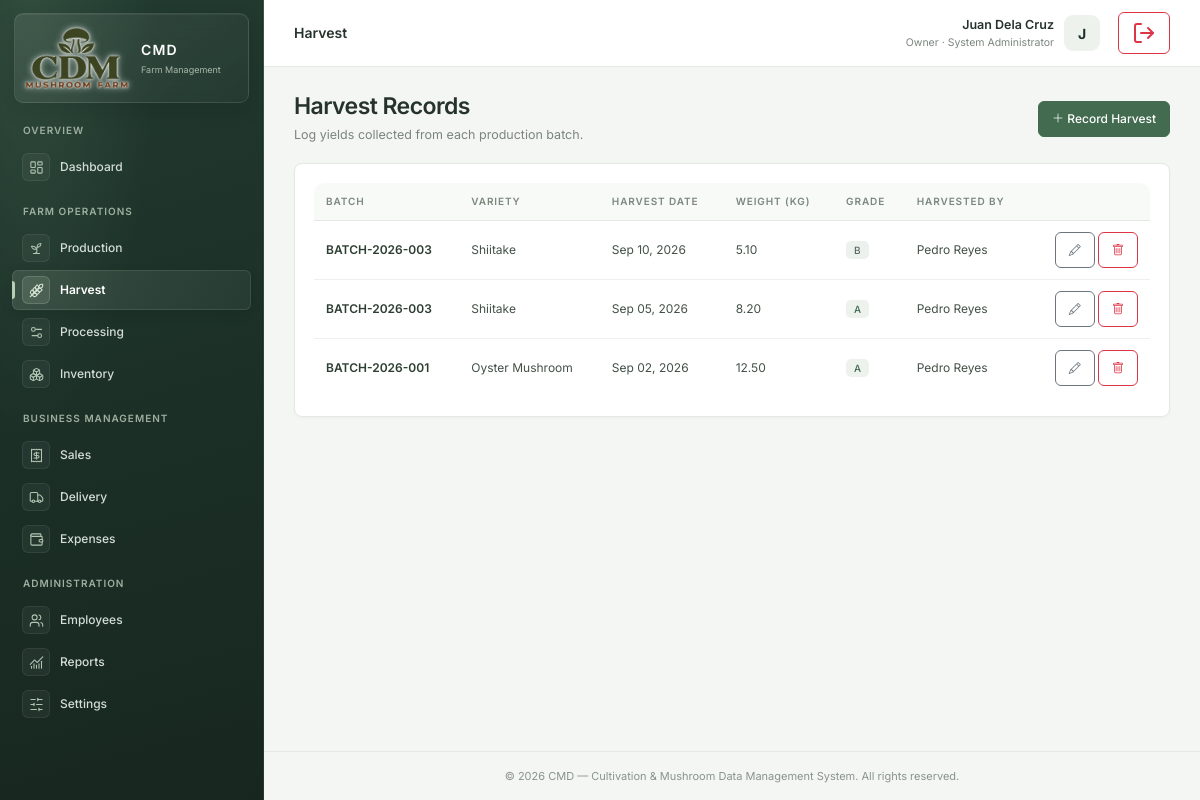
The page /harvest (signed in) on the database its author committed.
### tables this page shows
CREATE TABLE harvest (
    harvest_id      INT AUTO_INCREMENT PRIMARY KEY,
    production_id   INT NOT NULL,
    harvest_date    DATE NOT NULL,
    weight_kg       DECIMAL(10,2) NOT NULL DEFAULT 0,
    grade           ENUM('A','B','C','Reject') NOT NULL DEFAULT 'A',
    harvested_by    INT,
    notes           TEXT,
    created_at      TIMESTAMP DEFAULT CURRENT_TIMESTAMP,
    FOREIGN KEY (production_id) REFERENCES production(production_id) ON DELETE CASCADE,
    FOREIGN KEY (harvested_by) REFERENCES employees(employee_id) ON DELETE SET NULL
);

CREATE TABLE production (
    production_id       INT AUTO_INCREMENT PRIMARY KEY,
    batch_code           VARCHAR(30) NOT NULL UNIQUE,
    mushroom_variety      VARCHAR(50) NOT NULL DEFAULT 'Oyster Mushroom',
    substrate_type        VARCHAR(50),
    bag_quantity           INT NOT NULL DEFAULT 0,
    inoculation_date       DATE NOT NULL,
    expected_harvest_date  DATE,
    growing_location        VARCHAR(100),
    responsible_employee_id INT,
    status                 ENUM('Incubation','Fruiting','Harvesting','Completed','Failed') NOT NULL DEFAULT 'Incubation',
    notes                   TEXT,
    created_at              TIMESTAMP DEFAULT CURRENT_TIMESTAMP,
    updated_at              TIMESTAMP DEFAULT CURRENT_TIMESTAMP ON UPDATE CURRENT_TIMESTAMP,
    FOREIGN KEY (responsible_employee_id) REFERENCES employees(employee_id) ON DELETE SET NULL
);

### app/core/Controller.php (called while the page is built, shortened)
<?php
class Controller
{
    protected function model(string $model)
    {
        return new $model();
    }
    protected function view(string $view, array $data = [])
    {
        extract($data);
        $viewFile = APP_PATH . '/views/' . $view . '.php';
        require APP_PATH . '/views/layouts/header.php';
        require APP_PATH . '/views/layouts/sidebar.php';
        require $viewFile;
        require APP_PATH . '/views/layouts/footer.php';
    }
}

### app/controllers/HarvestController.php (called while the page is built, shortened)
<?php
class HarvestController extends Controller
{
    public function index()
    {
        $data = [
            'pageTitle' => 'Harvest',
            'harvests'  => $this->model('Harvest')->allWithDetails(),
            'batches'   => $this->model('Production')->activeForDropdown(),
            'employees' => $this->model('Employee')->activeEmployees(),
        ];
        $this->view('harvest/index', $data);
    }
}

### app/core/App.php (called while the page is built, shortened)
<?php
class App
{
    protected string $action     = 'index';
    public function __construct()
    {
        $url = $this->parseUrl();
        if (!empty($url[0])) {
            $controllerName = ucfirst(strtolower($url[0])) . 'Controller';
            $controllerFile = APP_PATH . '/controllers/' . $controllerName . '.php';
            if (file_exists($controllerFile)) {
                unset($url[0]);
            }
        }
        $this->controller = new $this->controller();
        $this->params = $url ? array_values($url) : [];
        call_user_func_array([$this->controller, $this->action], $this->params);
    }
    private function parseUrl(): array
    {
        if (isset($_GET['url'])) {
            $url = rtrim($_GET['url'], '/');
            $url = filter_var($url, FILTER_SANITIZE_URL);
            return explode('/', $url);
        }
        return [];
    }
}

### public/index.php (called while the page is built, shortened)
<?php
require_once CONFIG_PATH . '/database.php';
require_once APP_PATH . '/helpers.php';
require_once APP_PATH . '/core/Model.php';
require_once APP_PATH . '/core/Controller.php';
require_once APP_PATH . '/core/App.php';
new App();

### app/core/Model.php (called while the page is built, shortened)
<?php
class Model
{
    protected PDO $db;
    public function __construct()
    {
        $this->db = Database::getConnection();
    }
    protected function query(string $sql, array $params = []): array
    {
        $stmt = $this->db->prepare($sql);
        $stmt->execute($params);
        return $stmt->fetchAll();
    }
}

### config/database.php (called while the page is built)
<?php
class Database
{
    private static ?PDO $instance = null;
    private static string $host    = 'localhost';
    private static string $dbname  = 'mushroom_db';
    private static string $user    = 'root';
    private static string $pass    = '';
    private static string $charset = 'utf8mb4';
    public static function getConnection(): PDO
    {
        if (self::$instance === null) {
            $dsn = 'mysql:host=' . self::$host . ';dbname=' . self::$dbname . ';charset=' . self::$charset;
            $options = [
                PDO::ATTR_ERRMODE            => PDO::ERRMODE_EXCEPTION,
                PDO::ATTR_DEFAULT_FETCH_MODE => PDO::FETCH_ASSOC,
                PDO::ATTR_EMULATE_PREPARES   => false,
            ];
            try {
                self::$instance = new PDO($dsn, self::$user, self::$pass, $options);
            } catch (PDOException $e) {
                die('Database connection failed: ' . $e->getMessage());
            }
        }
        return self::$instance;
    }
}

### app/models/Harvest.php (called while the page is built, shortened)
<?php
class Harvest extends Model
{
    public function allWithDetails(): array
    {
        return $this->query(
            "SELECT h.*, p.batch_code, p.mushroom_variety, CONCAT(e.first_name,' ',e.last_name) AS harvester_name
             FROM harvest h
             JOIN production p ON p.production_id = h.production_id
             LEFT JOIN employees e ON e.employee_id = h.harvested_by
             ORDER BY h.harvest_date DESC, h.harvest_id DESC"
        );
    }
}

### app/views/harvest/index.php (the view, shortened to what this page needs)
<div class="page-header">
    <div>
        <h3>Harvest Records</h3>
        <p>Log yields collected from each production batch.</p>
    </div>
    <button class="btn btn-success" data-bs-toggle="modal" data-bs-target="#addModal"><i class="bi bi-plus-lg"></i> Record Harvest</button>
</div>
<div class="card-panel">
    <div class="table-responsive">
        <table class="table table-hover align-middle">
            <thead><tr><th>Batch</th><th>Variety</th><th>Harvest Date</th><th>Weight (kg)</th><th>Grade</th><th>Harvested By</th><th></th></tr></thead>
            <tbody>
            <?php foreach ($harvests as $h): ?>
                <tr>
                    <td class="fw-semibold"><?= e($h['batch_code']) ?></td>
                    <td><?= e($h['mushroom_variety']) ?></td>
                    <td><?= niceDate($h['harvest_date']) ?></td>
                    <td><?= number_format($h['weight_kg'],2) ?></td>
                    <td><?= statusBadge($h['grade']) ?></td>
                    <td><?= e($h['harvester_name'] ?? '—') ?></td>
                    <td class="text-end">
                        <button class="btn btn-sm btn-outline-secondary" data-bs-toggle="modal" data-bs-target="#editModal<?= $h['harvest_id'] ?>"><i class="bi bi-pencil"></i></button>
                        <form action="<?= BASE_URL ?>/harvest/delete/<?= $h['harvest_id'] ?>" method="POST" class="d-inline confirm-delete">
                            <button class="btn btn-sm btn-outline-danger"><i class="bi bi-trash"></i></button>
                        </form>
                    </td>
                </tr>
            <?php endforeach; ?>
            </tbody>
        </table>
    </div>
</div>

### app/helpers.php (shortened to what this page needs)
<?php
function e($value): string
{
    return htmlspecialchars((string)($value ?? ''), ENT_QUOTES, 'UTF-8');
}
function niceDate($date, string $format = 'M d, Y'): string
{
    $ts = is_numeric($date) ? $date : strtotime($date);
    return date($format, $ts);
}
function statusBadge(string $status): string
{
    $map = [
        'active' => 'success', 'inactive' => 'secondary',
        'In Stock' => 'success', 'Low Stock' => 'warning', 'Out of Stock' => 'danger',
        'Incubation' => 'info', 'Fruiting' => 'primary', 'Harvesting' => 'warning',
        'Completed' => 'success', 'Failed' => 'danger',
        'Paid' => 'success', 'Pending' => 'warning', 'Partial' => 'info',
        'Delivered' => 'success', 'In Transit' => 'primary', 'Cancelled' => 'danger',
        'In Progress' => 'warning',
        'A' => 'success', 'B' => 'info', 'C' => 'warning', 'Reject' => 'danger',
    ];
    $color = $map[$status] ?? 'secondary';
    return '<span class="badge status-badge status-badge-' . $color . '">' . e($status) . '</span>';
}

### public/css/style.css (style rules this page uses)
:root { --cmd-primary: #426b50; --cmd-primary-dark: #1c3028; --cmd-primary-soft: #edf2ed; --cmd-accent: #bd8658; --cmd-bg: #f4f6f3; --cmd-surface: #fff; --cmd-sidebar-bg: #1c3028; --cmd-sidebar-text: #d4ddd6; --cmd-border: #e4e9e4; --cmd-muted: #7b857e; --cmd-text: #26332c; --cmd-card-radius: 8px; --cmd-shadow: 0 1px 3px rgba(28, 48, 40, .035); }
* { box-sizing: border-box; }
body { min-width: 320px; font-family: 'Inter', -apple-system, BlinkMacSystemFont, 'Segoe UI', Roboto, sans-serif; background: var(--cmd-bg); color: var(--cmd-text); font-size: 13px; -webkit-font-smoothing: antialiased; }
.page-header { display: flex; align-items: center; justify-content: space-between; margin-bottom: 19px; flex-wrap: wrap; gap: 14px; }
.page-header h3 { margin: 0; font-size: 23px; font-weight: 600; letter-spacing: -.025em; color: var(--cmd-text); }
.page-header p { margin: 5px 0 0; color: var(--cmd-muted); font-size: 12.5px; }
.card-panel, .stat-card { background: var(--cmd-surface); border: 1px solid var(--cmd-border); border-radius: var(--cmd-card-radius); box-shadow: var(--cmd-shadow); }
.card-panel { padding: 19px; }
.table-responsive { border-radius: 10px; }
.table { --bs-table-bg: transparent; --bs-table-hover-bg: #f7faf7; margin-bottom: 0; }
.table thead th { padding: 11px 12px; font-size: 10px; font-weight: 600; text-transform: uppercase; letter-spacing: .09em; color: #7a887d; background: #f8faf8; border-bottom: 1px solid var(--cmd-border); white-space: nowrap; }
.table td { padding: 11px 12px; vertical-align: middle; font-size: 12px; color: #435147; border-color: #edf0ed; }
.table tbody tr:last-child td { border-bottom: 0; }
.table .fw-semibold { color: #2d3e32; }
.table .btn { --bs-btn-padding-y: .3rem; --bs-btn-padding-x: .48rem; --bs-btn-font-size: .75rem; }
.badge { font-weight: 500; font-size: 10px; padding: 4px 8px; border-radius: 5px; letter-spacing: .01em; }
.status-badge-success { background: #edf2ed; color: #426b50; }
.status-badge-primary, .status-badge-info { background: #edf1ee; color: #53695a; }
.btn { border-radius: 6px; font-size: 12px; font-weight: 500; padding: 8px 13px; transition: transform .15s ease, box-shadow .15s ease, background-color .15s ease; }
.btn-success { background: var(--cmd-primary); border-color: var(--cmd-primary); }

### rows shown on the page
harvest: production.batch_code "BATCH-2026-003", production.mushroom_variety "Shiitake", harvest_date "Sep 10, 2026", weight_kg "5.10", grade "B", harvester_name "Pedro Reyes"
harvest: production.batch_code "BATCH-2026-003", production.mushroom_variety "Shiitake", harvest_date "Sep 05, 2026", weight_kg "8.20", grade "A", harvester_name "Pedro Reyes"
harvest: production.batch_code "BATCH-2026-001", production.mushroom_variety "Oyster Mushroom", harvest_date "Sep 02, 2026", weight_kg "12.50", grade "A", harvester_name "Pedro Reyes"

### other values the page prints
$pageTitle "Harvest"
$_SESSION['employee_name'] "Juan Dela Cruz"
$_SESSION['position'] "System Administrator"
substr($_SESSION['employee_name'] ?? 'U', 0, 1) "J"
